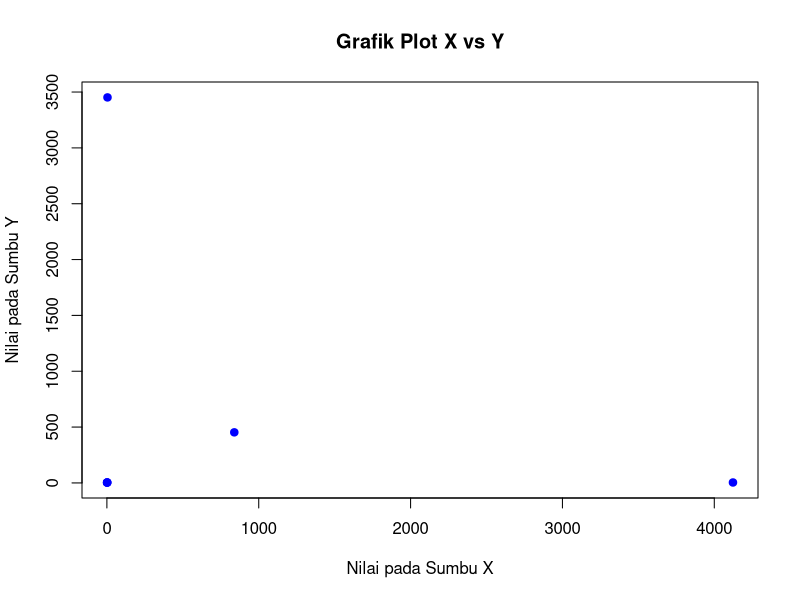
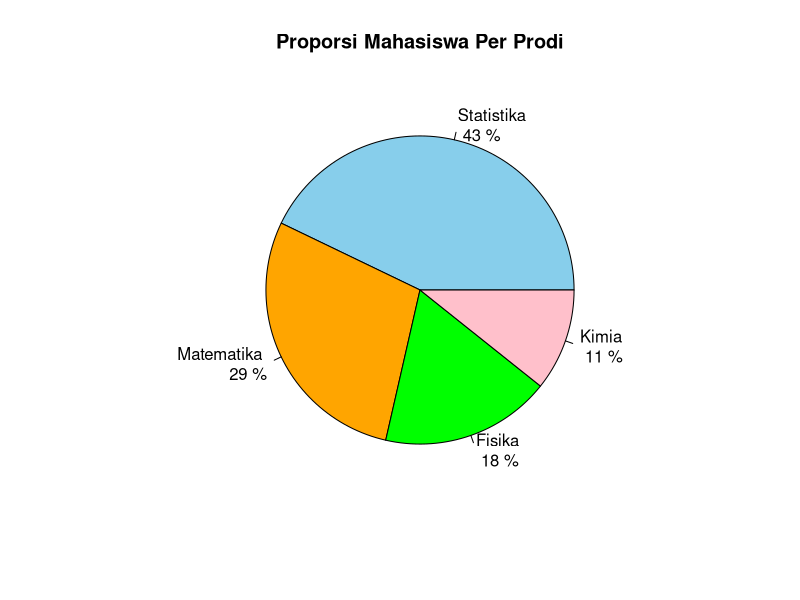

Write the R code that produced these figures, in order.
##DISKUSI 5##
#NAMA : LUKMANUL HAKIM
#NIM : 053834403

#SOAL 1
# 1. Mendefinisikan vektor data x dan y
x <- c(2, 1, 2, 4123, 4, 839)
y <- c(4, 3, 4, 4, 3452, 453)

# 2. Membuat grafik plot
plot(
  x,
  y,
  main = "Grafik Plot X vs Y",  # Judul utama [cite: 142]
  xlab = "Nilai pada Sumbu X", # Label sumbu-x [cite: 142]
  ylab = "Nilai pada Sumbu Y", # Label sumbu-y [cite: 142]
  pch = 19,                  # Tipe titik (bulat penuh) [cite: 142]
  col = "blue"               # Warna plot [cite: 140]
)

#SOAL 2
# 1. Membuat vektor jumlah mahasiswa
jumlah <- c(120, 80, 50, 30)

# 2. Membuat vektor nama jurusan
prodi <- c("Statistika", "Matematika", "Fisika", "Kimia")

# 3. (Perbaikan) Menghitung persentase secara akurat
persen <- round(jumlah / sum(jumlah) * 100)

# 4. (Perbaikan) Membuat label yang benar (Nama Prodi, baris baru, nilai persen, dan simbol %)
label_pie <- paste(prodi, "\n", persen, "%")

# 5. (Perbaikan) Membuat pie chart dengan fungsi pie() dan sintaks yang benar
pie(
  jumlah,
  labels = label_pie,
  col = c("skyblue", "orange", "green", "pink"),
  main = "Proporsi Mahasiswa Per Prodi"
)
